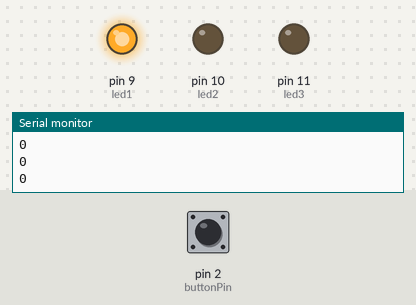
Bench run of a sketch on a simulated Arduino Uno, built with avr-gcc and run on an emulated ATmega328P. Shown: output pins drawn as LEDs (lit = HIGH), the last lines printed to the serial monitor. The test bench sets the inputs (shaded band); at power-on: pin 2 (buttonPin) HIGH.

Above: at 1.2 s.
1.3 s: pin 2 (buttonPin) pulled LOW for 1 s
At 3.4 s:
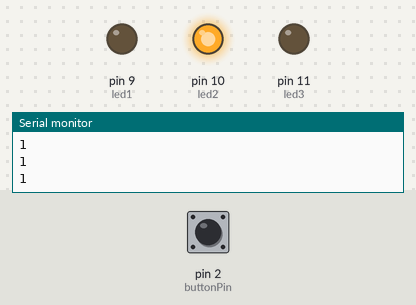
4.3 s: pin 2 (buttonPin) pulled LOW for 0.15 s
At 5.2 s:
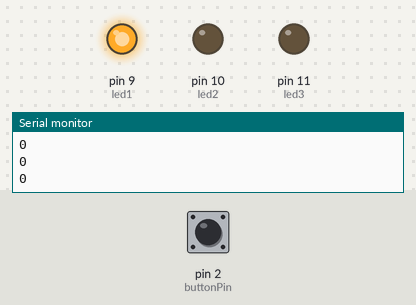
5.9 s: pin 2 (buttonPin) pulled LOW for 3.2 s
At 10.1 s:
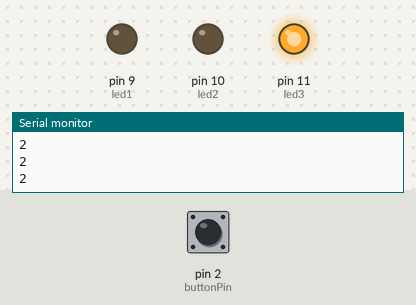
Timing chart, 0 to 11.6 s (numbered marks = the images above; inputs shaded):
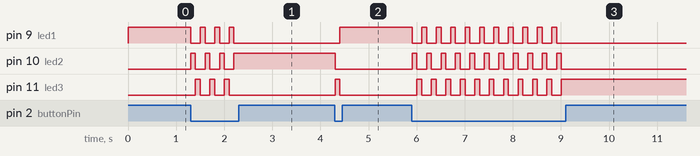

The sketch:

11.26_HWtry.ino
```cpp
#define led1 9
#define led2 10
#define led3 11

const int buttonPin = 2;
int mode=0;
int buttonState = 0;


void setup() {
  Serial.begin(9600) ;
  pinMode(led1, OUTPUT);
  pinMode(led2, OUTPUT);
  pinMode(led3, OUTPUT);
  pinMode(buttonPin, INPUT);
  digitalWrite(led1,LOW);
  digitalWrite(led2,LOW);
  digitalWrite(led3,LOW);

}

void loop() {

 buttonState= digitalRead(buttonPin);
 if (buttonState == 0)
  {
    mode ++ ;
    if (mode > 2)
    {
        mode = 0 ;
    }
  }

  Serial.println(mode) ;


 if (mode == 0)
 {
  digitalWrite(led1,HIGH);
  digitalWrite(led2,LOW);
  digitalWrite(led3,LOW);
  }
 if (mode == 1)
 {
  digitalWrite(led1,LOW);
  digitalWrite(led2,HIGH);
  digitalWrite(led3,LOW);
  }
 if (mode == 2)
 {
  digitalWrite(led1,LOW);
  digitalWrite(led2,LOW);
  digitalWrite(led3,HIGH);
  }
 delay(100) ;
 }
```

Measured:
- after the input at 1.3 s, pin 9 (led1): alternates HIGH for 0.10 s and LOW for 0.20 s, 7 changes in all, then stays LOW, starting at once; pin 10 (led2): alternates HIGH for 0.10 s and LOW for 0.20 s, 7 changes in all, then stays HIGH, starting at once
- after the input at 4.3 s, pin 9 (led1): LOW → HIGH after 0.10 s; pin 10 (led2): HIGH → LOW at once; pin 11 (led3): LOW → HIGH at once, → LOW 0.10 s later
- after the input at 5.9 s, pin 9 (led1): alternates HIGH for 0.10 s and LOW for 0.20 s, 21 changes in all, then stays LOW, starting at once; pin 10 (led2): alternates HIGH for 0.10 s and LOW for 0.20 s, 22 changes in all, then stays LOW, starting at once
